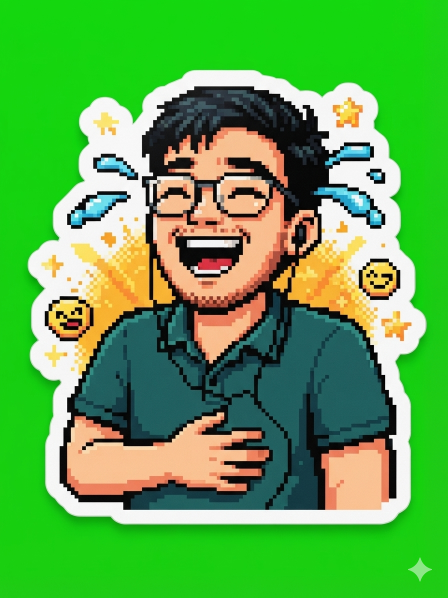
#> input picture examples/sample_raw.png, 896 x 1195 px (shown at 1/2 size)
$ python export_discord.py ../examples
#> lines starting #> are read from the running program, lines starting #| are printed output that depends on the picture
### sticker_booth/env.py
"""Tiny .env loader (no extra dependency) plus a UTF-8 console fix for Windows."""
import os
import sys
from pathlib import Path

REPO_ROOT = Path(__file__).resolve().parent.parent


# [16 lines left out: function load_env, not called in this run]


def utf8_console():
    """Windows consoles default to cp1252 and crash on emoji; switch stdout/stderr to UTF-8."""
    for s in (sys.stdout, sys.stderr):
        try:
            s.reconfigure(encoding="utf-8", errors="replace")
        except (AttributeError, ValueError):
            pass

### sticker_booth/export_discord.py
"""Resize stickers to Discord guild sticker PNG limits (not a pack ZIP installer).

  python -m sticker_booth.export_discord examples/stickers --out out/discord

Discord custom stickers: exactly 320x320 PNG, <= 512 KB (server Boost required to upload).
See docs/PLATFORM_EXPORTS.md. This does not upload to Discord.
"""
import argparse
from pathlib import Path

from PIL import Image

from .env import utf8_console

SIZE = 320
MAX_BYTES = 512 * 1024
README = """Discord custom stickers (honest export)
======================================

Files are exactly 320x320 PNG, <= 512 KB.

Upload path: Server Settings -> Stickers (requires Server Boost). Discord does not
install a portable pack from this folder/ZIP automatically.
  https://support.discord.com/hc/en-us/articles/4402687377815
  https://docs.discord.com/developers/resources/sticker

This export is image conversion only.
"""


def to_discord_png(src: Path, dest: Path):
    im = Image.open(src).convert("RGBA")
#> im is the input picture: PIL image 896x1195 RGBA; mean R, G, B, A 92.4, 168.8, 75.6, 255
    canvas = Image.new("RGBA", (SIZE, SIZE), (0, 0, 0, 0))
#> canvas: PIL image 320x320 RGBA; every value is 0
    t = im.copy()
    t.thumbnail((SIZE, SIZE), Image.LANCZOS)
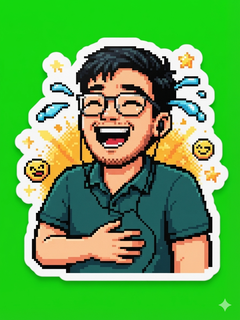
#> t: PIL image 240x320 RGBA; mean R, G, B, A 92.4, 168.9, 75.7, 255
    canvas.paste(t, ((SIZE - t.width) // 2, (SIZE - t.height) // 2), t)
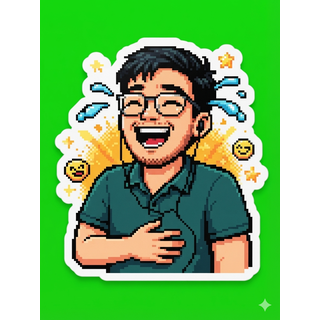
#> canvas: PIL image 320x320 RGBA; mean R, G, B, A 69.3, 126.7, 56.8, 191.2; transparent parts drawn white
    dest.parent.mkdir(parents=True, exist_ok=True)
    canvas.save(dest, "PNG", optimize=True)
    n = dest.stat().st_size
    if n > MAX_BYTES:
        raise ValueError(f"{dest.name}: {n} bytes > {MAX_BYTES}")
    return n


def export_dir(src: Path, out: Path):
    src, out = Path(src), Path(out)
    out.mkdir(parents=True, exist_ok=True)
    (out / "README_DISCORD.txt").write_text(README, encoding="utf-8")
    pngs = sorted(src.glob("*.png"))
    if not pngs:
        raise FileNotFoundError(f"no .png stickers in {src}")
    return [(png.stem + ".png", to_discord_png(png, out / f"{png.stem}.png")) for png in pngs]
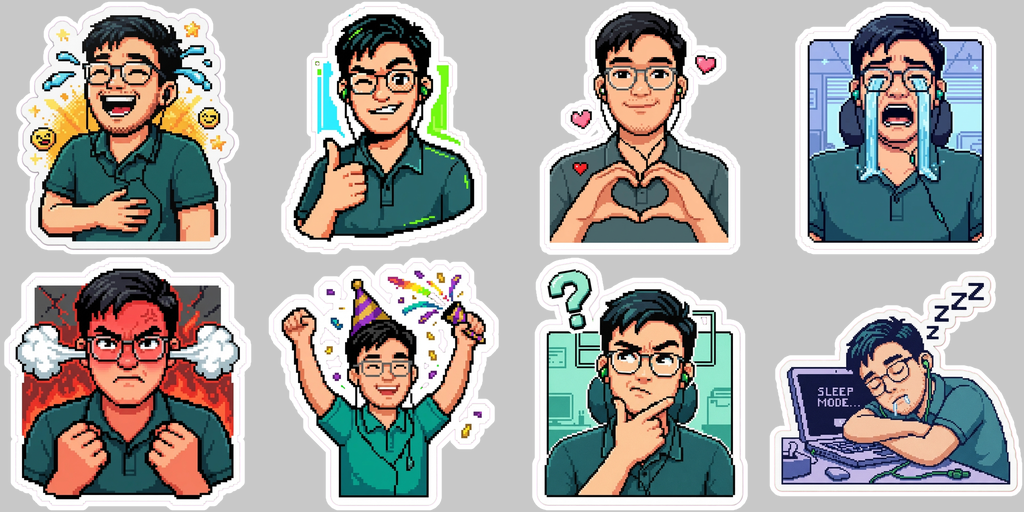
#> input picture examples/sheet_pixel.png, 1024 x 512 px
#> in to_discord_png, im is the input picture: PIL image 1024x512 RGBA; mean R, G, B, A 166, 165, 161.8, 255
#> in to_discord_png (call 2), `t.thumbnail((SIZE, SIZE), Image.LANCZOS)`:
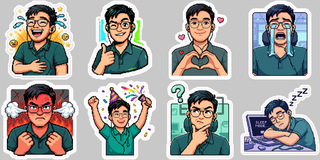
#> t: PIL image 320x160 RGBA; mean R, G, B, A 165.6, 164.7, 161.5, 255
#> in to_discord_png (call 2), `canvas.paste(t, ((SIZE - t.width) // 2, (SIZE - t.height) // 2), t)`:
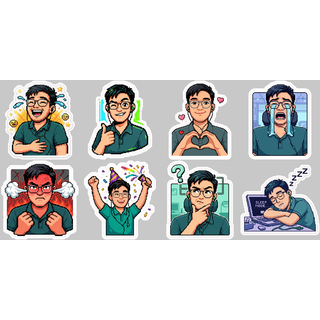
#> canvas: PIL image 320x320 RGBA; mean R, G, B, A 82.8, 82.3, 80.8, 127.5; transparent parts drawn white


def main(argv=None):
    utf8_console()
    ap = argparse.ArgumentParser(description=__doc__, formatter_class=argparse.RawDescriptionHelpFormatter)
    ap.add_argument("src", help="folder of PNG stickers")
    ap.add_argument("--out", default="out/discord")
    a = ap.parse_args(argv)
    try:
        rows = export_dir(Path(a.src), Path(a.out))
    except (FileNotFoundError, ValueError) as e:
        raise SystemExit(str(e))
    for name, n in rows:
        print(f"  {name} {n} bytes")
    print(f"{len(rows)} file(s) -> {a.out} (Discord image conversion only)")


if __name__ == "__main__":
    main()
